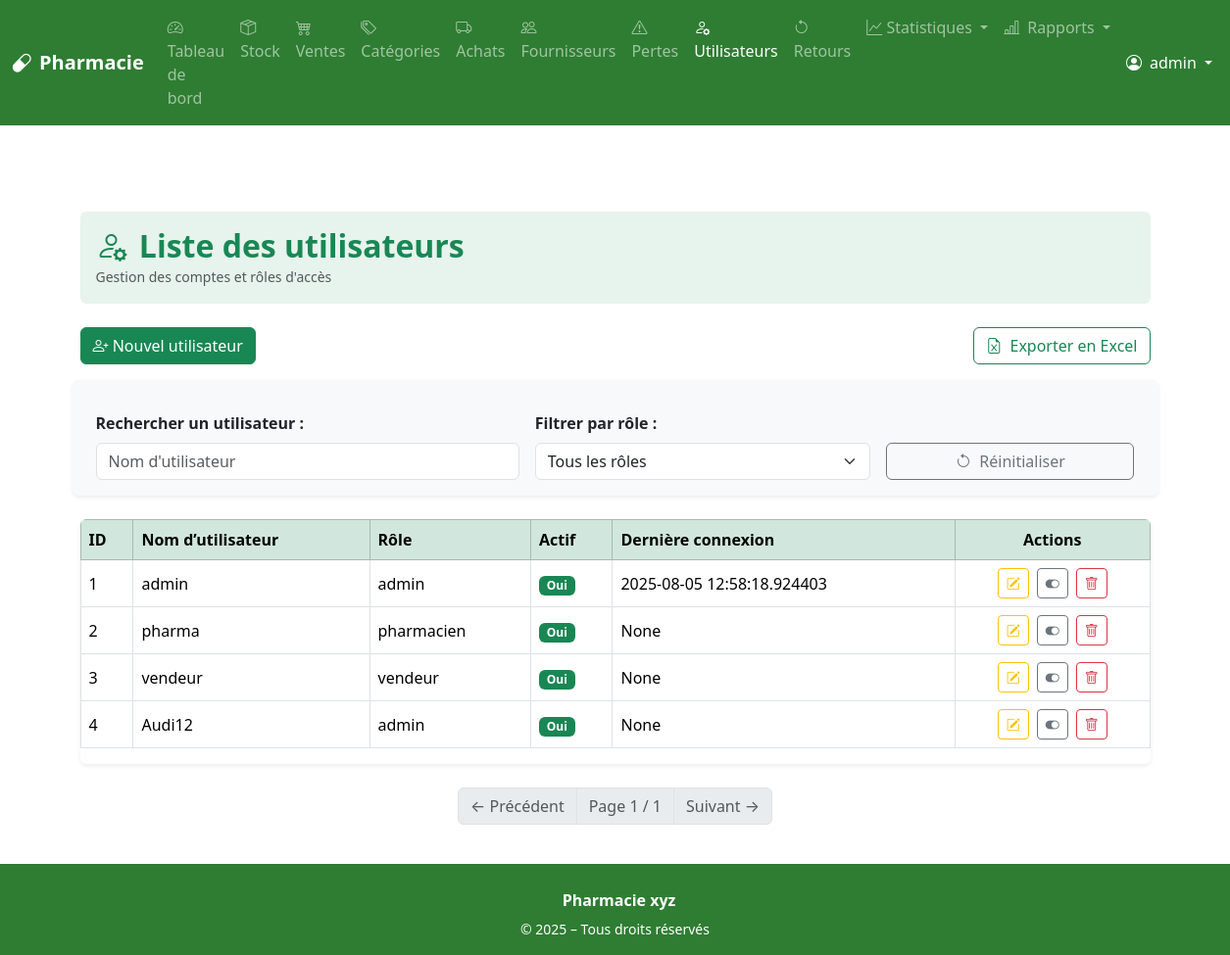
/admin/admin/users (signed in), run on an earlier commit of the app's database.
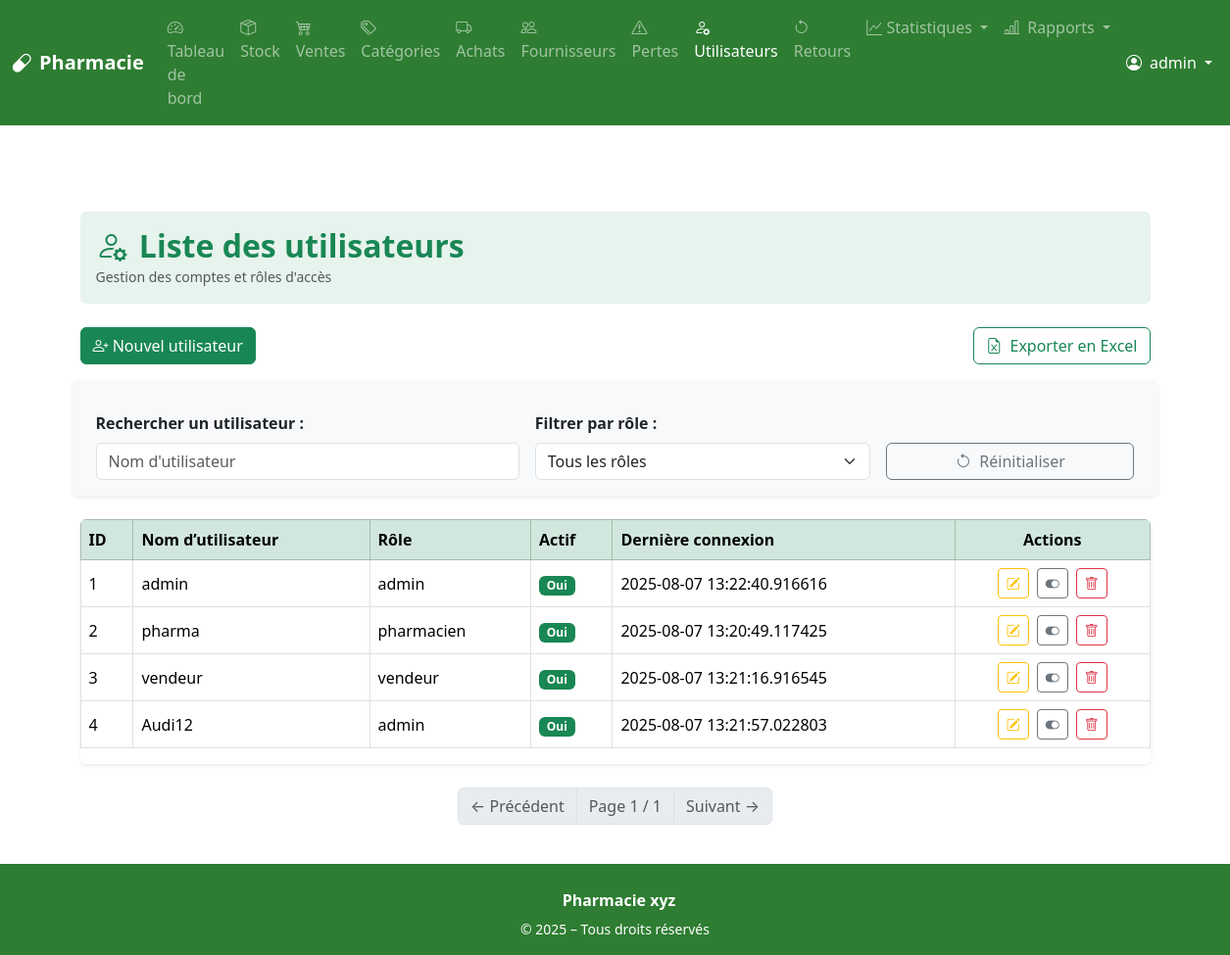
And on a later commit of the database.
### app/models.py (models this page shows, shortened)
class User(UserMixin, db.Model):
    id = db.Column(db.Integer, primary_key=True)
    username = db.Column(db.String(80), unique=True, nullable=False)
    password = db.Column(db.String(200), nullable=False)
    role = db.Column(db.String(20), nullable=False)  # admin, pharmacien, vendeur...
    is_active = db.Column(db.Boolean, default=True)
    last_login = db.Column(db.DateTime, nullable=True)
    sales = db.relationship('Sale', back_populates='user')

### app/routes/admin.py (the view)
@bp.route('/admin/users')
@login_required
@role_required('admin')
def list_users():
    search = request.args.get('search', '')
    role_filter = request.args.get('role', '')
    page = request.args.get('page', 1, type=int)
    per_page = 10  # Nombre de catégories par page
    query = User.query
    if search:
        query = query.filter(User.username.ilike(f"%{search}%"))
    if role_filter:
        query = query.filter_by(role=role_filter)
    pagination = query.order_by(User.id).paginate(page=page, per_page=per_page)
    users = pagination.items
    delete_form = DeleteUserForm()
    return render_template('admin/user_list.html', users=users, pagination=pagination, search=search, role_filter=role_filter, delete_form=delete_form)

### app/forms.py
class DeleteUserForm(FlaskForm):
    pass

### app/routes/auth.py (called while the page is built)
@login_manager.user_loader
def load_user(user_id):
    return User.query.get(int(user_id))

### app/templates/admin/user_list.html (shortened to what this page needs)
{% extends "base.html" %}
{% block content %}
<div class="container mt-5">
    <div class="bg-success bg-opacity-10 p-3 rounded mb-4">
        <h2 class="text-success fw-bold mb-0"><i class="bi bi-person-gear me-1"></i> Liste des utilisateurs</h2>
        <small class="text-muted">Gestion des comptes et rôles d'accès</small>
    </div>
    <div class="d-flex justify-content-between mb-3 flex-wrap gap-2">
        <a href="{{ url_for('admin.create_user') }}" class="btn btn-success">
            <i class="bi bi-person-plus"></i> Nouvel utilisateur
        </a>
        <a href="{{ url_for('admin.export_users', search=search, role=role_filter) }}" class="btn btn-outline-success">
            <i class="bi bi-file-earmark-excel me-1"></i> Exporter en Excel
        </a>
    </div>
    <form method="get" class="row g-3 mb-4 align-items-end shadow-sm p-3 rounded bg-light mt-3">
    <div class="col-md-5">
        <label for="search" class="form-label fw-semibold">Rechercher un utilisateur :</label>
        <input type="text" name="search" id="search" class="form-control"
            placeholder="Nom d'utilisateur"
            value="{{ search }}" oninput="this.form.submit()">
    </div>
    <div class="col-md-4">
        <label for="role" class="form-label fw-semibold">Filtrer par rôle :</label>
        <select name="role" id="role" class="form-select" onchange="this.form.submit()">
        <option value="">Tous les rôles</option>
        </select>
    </div>
    <div class="col-md-3 d-grid">
        <a href="{{ url_for('admin.list_users') }}" class="btn btn-outline-secondary mt-1">
        <i class="bi bi-arrow-counterclockwise me-1"></i> Réinitialiser
        </a>
    </div>
    </form>
    <div class="table-responsive shadow-sm rounded">
        <table class="table table-bordered table-hover align-middle">
            <thead class="table-success">
                <tr>
                    <th>ID</th>
                    <th>Nom d’utilisateur</th>
                    <th>Rôle</th>
                    <th>Actif</th>
                    <th>Dernière connexion</th>
                    <th class="text-center">Actions</th>
                </tr>
            </thead>
            <tbody>
                {% for user in users %}
                <tr>
                    <td>{{ user.id }}</td>
                    <td>{{ user.username }}</td>
                    <td>{{ user.role }}</td>
                    <td>
                        {% if user.is_active %}
                            <span class="badge bg-success">Oui</span>
                        {% else %}
                            <span class="badge bg-danger">Non</span>
                        {% endif %}
                    </td>
                    <td>{{ user.last_login }}</td>
                    <td class="text-center">
                        <div class="d-flex justify-content-center gap-2 flex-wrap">
                            <a href="{{ url_for('admin.edit_user', user_id=user.id) }}"
                               class="btn btn-sm btn-outline-warning" title="Modifier">
                                <i class="bi bi-pencil-square"></i>
                            </a>
                            <button type="button" class="btn btn-sm btn-outline-secondary"
                                    data-bs-toggle="modal" data-bs-target="#toggleModal{{ user.id }}"
                                    title="{% if user.is_active %}Désactiver{% else %}Activer{% endif %}">
                                <i class="bi bi-toggle-{{ 'on' if user.is_active else 'off' }}"></i>
                            </button>
                            <button type="button" class="btn btn-sm btn-outline-danger"
                                    data-bs-toggle="modal" data-bs-target="#deleteModal{{ user.id }}"
                                    title="Supprimer">
                                <i class="bi bi-trash"></i>
                            </button>
                        </div>
                    </td>
                </tr>
                {% else %}
                <tr>
                    <td colspan="5" class="text-center text-muted py-3">Aucun utilisateur trouvé.</td>
                </tr>
                {% endfor %}
            </tbody>
        </table>
    </div>
    <nav class="mt-4">
        <ul class="pagination justify-content-center">
        {% if pagination.has_prev %}
        <li class="page-item">
            <a class="page-link text-success" href="?page={{ pagination.prev_num }}&search={{ search_query }}">← Précédent</a>
        </li>
        {% else %}
        <li class="page-item disabled"><span class="page-link">← Précédent</span></li>
        {% endif %}
        <li class="page-item disabled">
            <span class="page-link">Page {{ pagination.page }} / {{ pagination.pages }}</span>
        </li>
        {% if pagination.has_next %}
        <li class="page-item">
            <a class="page-link text-success" href="?page={{ pagination.next_num }}&search={{ search_query }}">Suivant →</a>
        </li>
        {% else %}
        <li class="page-item disabled"><span class="page-link">Suivant →</span></li>
        {% endif %}
        </ul>
    </nav>
</div>
{% endblock %}

### app/templates/base.html (shortened to what this page needs)
<!DOCTYPE html>
<html lang="fr">
<head>
    <link href="https://cdn.jsdelivr.net/npm/bootstrap@5.3.3/dist/css/bootstrap.min.css" rel="stylesheet" />
    <link href="https://cdn.jsdelivr.net/npm/bootstrap-icons@1.11.1/font/bootstrap-icons.css" rel="stylesheet">
</head>
<body>
<nav class="navbar navbar-expand-lg navbar-dark" style="background-color: #2e7d32;">
  <div class="container-fluid">
    <a class="navbar-brand fw-bold" href="{{ url_for('dashboard.dashboard') }}">
      <i class="bi bi-capsule me-2"></i>Pharmacie
    </a>
    <div class="collapse navbar-collapse" id="navMenu">
      {% if current_user.is_authenticated %}
      <ul class="navbar-nav me-auto mb-2 mb-lg-0">
        <li class="nav-item">
          <a class="nav-link {% if request.endpoint == 'dashboard.dashboard' %}active{% endif %}" href="{{ url_for('dashboard.dashboard') }}">
            <i class="bi bi-speedometer2 me-1"></i> Tableau de bord
          </a>
        </li>
        <li class="nav-item">
          <a class="nav-link {% if request.endpoint == 'drug.list_drugs' %}active{% endif %}" href="{{ url_for('drug.list_drugs') }}">
            <i class="bi bi-box-seam me-1"></i> Stock
          </a>
        </li>
        <li class="nav-item">
          <a class="nav-link {% if request.endpoint == 'sale.list_sales' %}active{% endif %}" href="{{ url_for('sale.list_sales') }}">
            <i class="bi bi-cart4 me-1"></i> Ventes
          </a>
        </li>
        {% if current_user.role in ['admin', 'pharmacien'] %}
        <li class="nav-item">
          <a class="nav-link {% if request.endpoint == 'category.list_categories' %}active{% endif %}" href="{{ url_for('category.list_categories') }}">
            <i class="bi bi-tags me-1"></i> Catégories
          </a>
        </li>
        <li class="nav-item">
          <a class="nav-link {% if request.endpoint == 'purchase.list_purchases' %}active{% endif %}" href="{{ url_for('purchase.list_purchases') }}">
            <i class="bi bi-truck me-1"></i> Achats
          </a>
        </li>
        <li class="nav-item">
          <a class="nav-link {% if request.endpoint == 'supplier.list_suppliers' %}active{% endif %}" href="{{ url_for('supplier.list_suppliers') }}">
            <i class="bi bi-people me-1"></i> Fournisseurs
          </a>
        </li>
        <li class="nav-item">
          <a class="nav-link {% if request.endpoint == 'drug.list_losses' %}active{% endif %}" href="{{ url_for('drug.list_losses') }}">
            <i class="bi bi-exclamation-triangle me-1"></i> Pertes
          </a>
        </li>
        {% endif %}
        {% if current_user.role == 'admin' %}
        <li class="nav-item">
          <a class="nav-link {% if request.endpoint == 'admin.list_users' %}active{% endif %}" href="{{ url_for('admin.list_users') }}">
            <i class="bi bi-person-gear me-1"></i> Utilisateurs
          </a>
        </li>
        <li class="nav-item">
          <a class="nav-link {% if request.endpoint == 'sale.list_returns' %}active{% endif %}" href="{{ url_for('sale.list_returns') }}">
            <i class="bi bi-arrow-counterclockwise me-1"></i> Retours
          </a>
        </li>
        <li class="nav-item dropdown">
          <a class="nav-link dropdown-toggle" href="#" id="statsDropdown" role="button" data-bs-toggle="dropdown">
            <i class="bi bi-graph-up"></i> Statistiques
          </a>
        </li>
        <li class="nav-item dropdown">
            <a class="nav-link dropdown-toggle" href="#" id="rapportDropdown" role="button" data-bs-toggle="dropdown" aria-expanded="false">
                <i class="bi bi-bar-chart-line me-1"></i> Rapports
            </a>
        </li>
        {% endif %}
      </ul>
      <ul class="navbar-nav ms-auto align-items-center">
        <li class="nav-item dropdown">
          <a class="nav-link dropdown-toggle text-white" href="#" id="userDropdown" role="button" data-bs-toggle="dropdown" aria-expanded="false">
            <i class="bi bi-person-circle me-1"></i> {{ current_user.username }}
          </a>
        </li>
      </ul>
      {% endif %}
    </div>
  </div>
</nav>
<main class="flex-grow-1 py-4">
    <div class="container mt-4">
        {% block content %}{% endblock %}
    </div>
</main>
  {% include 'footer.html' %}
</body>
</html>

### app/templates/footer.html (shortened to what this page needs)
<footer class="text-white py-3" style="background-color: #2e7d32;">
  <div class="container text-center d-flex flex-column align-items-center">
    <div>
      <span class="fw-bold">Pharmacie xyz</span>
    </div>
    <small class="mt-1">&copy; {{ current_year }} – Tous droits réservés</small>
  </div>
</footer>

### app/templates/base.html (style rules this page uses)
html, body { height: 100%; }
body { display: flex; flex-direction: column; }
main { flex: 1; }

What changed in the data, as far as the page shows it:
changed User id 1: last_login "2025-08-05 12:58:18.924403" → "2025-08-07 13:22:40.916616"
changed User "pharma": last_login "None" → "2025-08-07 13:20:49.117425"
changed User "vendeur": last_login "None" → "2025-08-07 13:21:16.916545"
changed User "Audi12": last_login "None" → "2025-08-07 13:21:57.022803"
